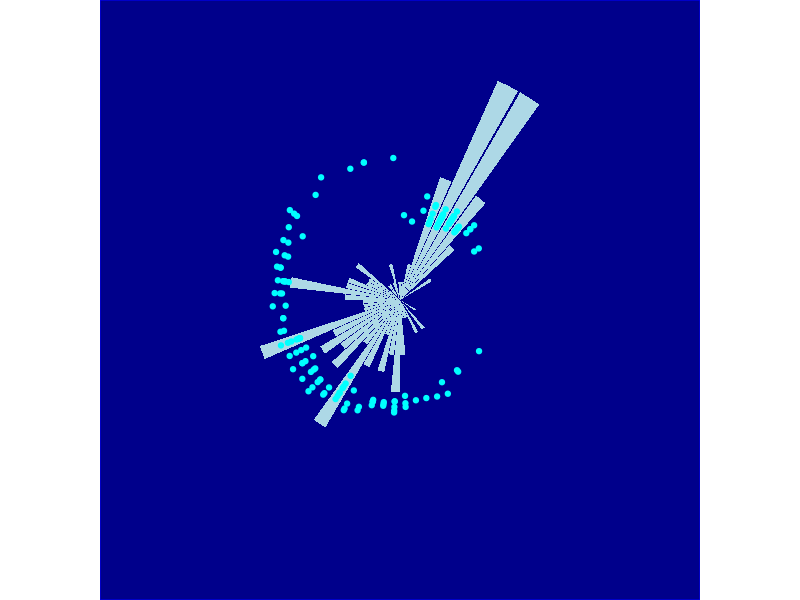

The R source for this figure:
## ---- chunk 1
library(tidyverse)
## ---- chunk 2
iris %>% 
  ggplot(aes(x = Petal.Length)) +
  geom_bar(fill = "lightblue") +
  geom_point(aes(y = Sepal.Length), color = "cyan") +
  coord_polar() +
  theme_void() +
  theme(legend.position = "none") +
  theme(panel.background = element_rect(fill = "darkblue", colour = "blue"))

